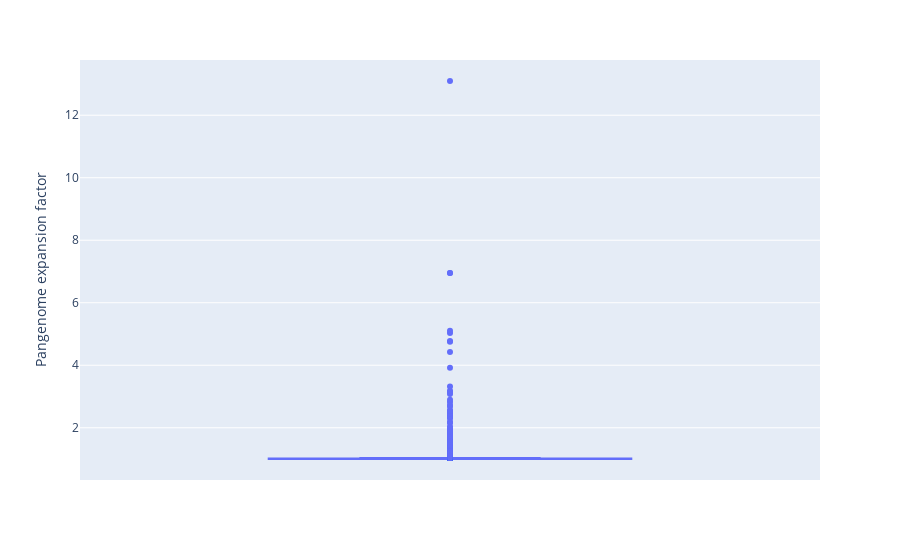

Write notebook code for a chart like this one.
### Code cell
fig = px.box(pan_stats, y='Pangenome expansion factor', hover_data=['Organism', 'Pangenome size', 'taxid reference genomes'])
fig.show()

### Figure 1 — Plotly figure (JSON) as saved in the notebook; plotly's stock layout.template omitted (floating-point values rounded to 4 significant figures; data arrays with more than 128 entries replaced by an {"elided": "..."} marker saying what was removed)
{"data": [{"alignmentgroup": "True", "customdata": {"elided": "3933x3 mixed values"}, "hoverlabel": {"namelength": 0}, "hovertemplate": "Pangenome expansion factor=%{y}<br>Organism=%{customdata[0]}<br>Pangenome size=%{customdata[1]}<br>taxid reference genomes=%{customdata[2]}", "legendgroup": "", "marker": {"color": "#636efa"}, "name": "", "notched": false, "offsetgroup": "", "orientation": "v", "showlegend": false, "type": "box", "x0": " ", "xaxis": "x", "y": {"elided": "3933 float values"}, "y0": " ", "yaxis": "y"}], "layout": {"autosize": true, "boxmode": "group", "legend": {"tracegroupgap": 0}, "margin": {"t": 60}, "xaxis": {"anchor": "y", "autorange": true, "domain": [0, 1], "range": [-0.5, 0.5], "type": "category"}, "yaxis": {"anchor": "x", "autorange": true, "domain": [0, 1], "range": [0.3281, 13.77], "title": {"text": "Pangenome expansion factor"}, "type": "linear"}}}
